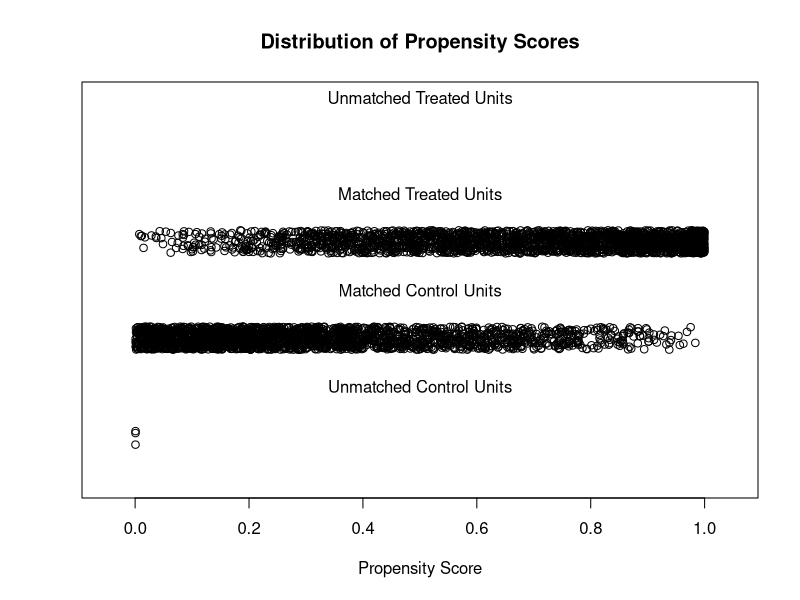

The R script that drew this image: (Note: this script raises an error after producing the figure.)
library("MatchIt")

# for plotting
library("ggplot2")

# for analysis
library("lmtest")
library("sandwich")



# # 1:1 NN PS matching w/o replacement
matching <- read.csv(file = '../../../../data/processed_data/df_matching.csv')
# 
# # matching types
methods = c("nearest", "optimal", "full", "genetic")
distances = c("glm", "mahalanobis")

cor_matrix = cor(matching[complete.cases(matching[ , 12]),5:13])

# nearest neighbor
m.out <- matchit(matching$college_treated ~ Unemployment.raw.value + Median.household.income.raw.value + Ratio.of.population.to.mental.health.providers + RUCC,
                 data = matching, method = methods[1], distance = distances[1])
summary(m.out)
plot(m.out, type = "jitter", interactive = FALSE)

matching_sub = matching

# get rid of treated with propensity score greater than control
m.data1 <- match.data(m.out)
untreated <- (m.data1[["college_treated"]] == 0)
untreated.data <- m.data1[untreated,]
distance_greatest <- (untreated.data[["distance"]] == max(untreated.data[["distance"]]))
untreated_greatest_dist <- untreated.data[distance_greatest, "distance"]

# create a new column: assign "too high" if distance greater than untreated_greatest_dist, "normal"
m.data1$too_high <- (m.data1$distance >untreated_greatest_dist)

# plotting
ggplot(data = m.data1) + # Unemployment.raw.value
  geom_point(mapping = aes(x = Median.household.income.raw.value, y = Unemployment.raw.value, color = too_high)) +
  geom_vline(xintercept=income_values[3], linetype="dashed", color = "red")

ggplot(data = m.data1) +
  geom_point(mapping = aes(x = Median.household.income.raw.value, y = RUCC, color = too_high)) +
  #geom_hline(yintercept=72092.05, linetype="dashed", color = "red") +
  geom_vline(xintercept=income_values[3], linetype="dashed", color = "red")

# Use less than 90% of college (0.7547552) for now
# Cut off unemployment + low RUCC
income_values <- quantile(matching$Median.household.income.raw.value, c(.25, .60,  .95, .96, .99))
normal_income <- (matching$Median.household.income.raw.value <= income_values[3])
matching_sub = matching[normal_income, ]

# Do matching on unemployment again
m.out <- matchit(college_treated ~ Unemployment.raw.value + Median.household.income.raw.value + Ratio.of.population.to.mental.health.providers + RUCC,
         data = matching_sub, method = methods[1], distance = distances[1], replace = TRUE, reuse.max = 4)
summary(m.out)
plot(m.out, type = "jitter", interactive = FALSE)

# TODO: estimating effect of unemployment. A bit trickier because replacement is used
# See https://kosukeimai.github.io/MatchIt/articles/estimating-effects.html
# Not sure how to do it with replacement
gm <- get_matches(m.out)
table(table(gm$id[gm$college_treated == 0]))
fitmd <- lm(Poor.mental.health.days.raw.value ~ college_treated + Unemployment.raw.value + Median.household.income.raw.value + Ratio.of.population.to.mental.health.providers + RUCC,
            data = gm, 
            weights = weights)

coeftest(fitmd, vcov. = vcovCL, cluster = ~subclass + id)["college_treated",,drop = FALSE]
gm$college_treated <- as.factor(gm$college_treated)
ggplot(data = gm, mapping = aes(y = college_treated, x = Poor.mental.health.days.raw.value)) +
  geom_violin() +
  geom_boxplot(width=0.1)

# for suicide
fitmd2 <- lm(Crude.Rate ~ college_treated + Unemployment.raw.value + Median.household.income.raw.value + Ratio.of.population.to.mental.health.providers + RUCC,
            data = gm, 
            weights = weights)

coeftest(fitmd2, vcov. = vcovCL, cluster = ~subclass + id)["college_treated",,drop = FALSE]
gm$college_treated <- as.factor(gm$college_treated)
ggplot(data = gm, mapping = aes(y = college_treated, x = Poor.mental.health.days.raw.value)) +
  geom_violin() +
  geom_boxplot(width=0.1)
